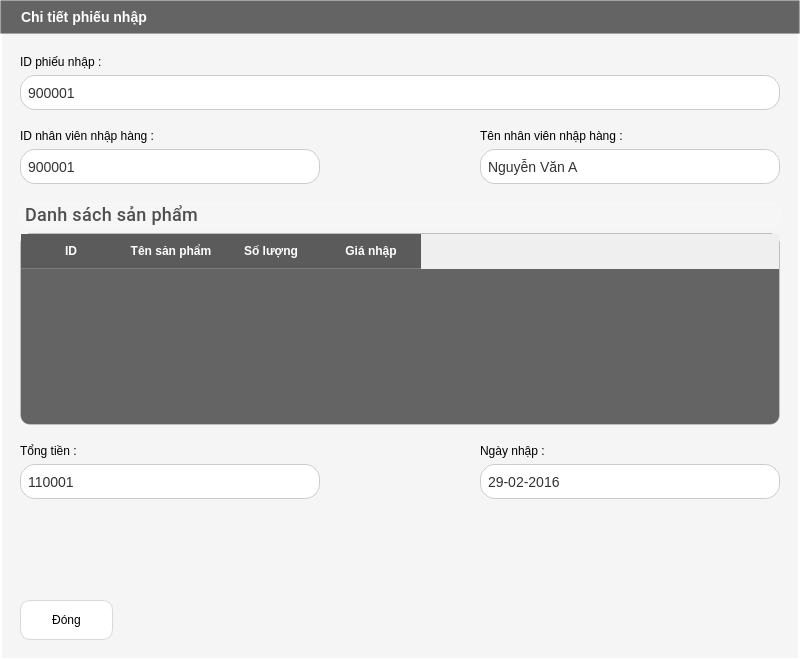
<?xml version="1.0" encoding="UTF-8"?>
<ui version="4.0">
 <class>Form</class>
 <widget class="QWidget" name="Form">
  <property name="geometry">
   <rect>
    <x>0</x>
    <y>0</y>
    <width>800</width>
    <height>660</height>
   </rect>
  </property>
  <property name="tabletTracking">
   <bool>false</bool>
  </property>
  <property name="contextMenuPolicy">
   <enum>Qt::DefaultContextMenu</enum>
  </property>
  <property name="windowTitle">
   <string comment=" ">Form</string>
  </property>
  <property name="styleSheet">
   <string notr="true">#Form {
background: #F5F5F5;
border-bottom-radius : 10px;
border : 2px solid white ;
}</string>
  </property>
  <layout class="QGridLayout" name="gridLayout">
   <property name="leftMargin">
    <number>0</number>
   </property>
   <property name="topMargin">
    <number>0</number>
   </property>
   <property name="rightMargin">
    <number>0</number>
   </property>
   <property name="bottomMargin">
    <number>0</number>
   </property>
   <item row="0" column="0">
    <widget class="QLabel" name="label">
     <property name="styleSheet">
      <string notr="true">QLabel {
    background-color:  rgba(40, 40, 40, 180); /* Nền xanh trong suốt */
    color: white;
    font-weight: bold;
    font-size: 14px;

    padding: 8px 16px;
    
    /* Viền sáng */
    border: 1.5px solid rgba(255, 255, 255, 0.4);
    
    /* Đổ bóng - QSS hỗ trợ giới hạn */
    border-style: outset;
    border-width: 1px;
    
    /* Gradient xanh */
}

</string>
     </property>
     <property name="text">
      <string>Chi tiết phiếu nhập</string>
     </property>
     <property name="margin">
      <number>12</number>
     </property>
    </widget>
   </item>
   <item row="1" column="0">
    <layout class="QVBoxLayout" name="verticalLayout_9">
     <property name="leftMargin">
      <number>20</number>
     </property>
     <property name="topMargin">
      <number>15</number>
     </property>
     <property name="rightMargin">
      <number>20</number>
     </property>
     <property name="bottomMargin">
      <number>20</number>
     </property>
     <item>
      <layout class="QVBoxLayout" name="verticalLayout_8">
       <item>
        <layout class="QVBoxLayout" name="verticalLayout">
         <item>
          <widget class="QLabel" name="label_2">
           <property name="font">
            <font>
             <pointsize>9</pointsize>
            </font>
           </property>
           <property name="text">
            <string>ID phiếu nhập : </string>
           </property>
          </widget>
         </item>
         <item>
          <widget class="QLineEdit" name="lineEdit">
           <property name="minimumSize">
            <size>
             <width>715</width>
             <height>35</height>
            </size>
           </property>
           <property name="tabletTracking">
            <bool>true</bool>
           </property>
           <property name="styleSheet">
            <string notr="true">QLineEdit {
    background-color: #ffffff; /* Màu nền trắng */
    border: 1px solid #cccccc; /* Viền xám nhạt */
    border-radius: 15px; /* Bo góc */
    padding: 5px; /* Khoảng cách bên trong */
    font-size: 14px;
    color: #333333;
}

/* Hiệu ứng khi ô nhập liệu được chọn */
QLineEdit:focus {
    border: 1px solid #4a90e2; /* Viền xanh khi focus */
    background-color: #e6f0fa; /* Nền xanh nhạt khi focus */
}</string>
           </property>
           <property name="text">
            <string>900001</string>
           </property>
          </widget>
         </item>
        </layout>
       </item>
       <item>
        <spacer name="verticalSpacer_2">
         <property name="orientation">
          <enum>Qt::Vertical</enum>
         </property>
         <property name="sizeHint" stdset="0">
          <size>
           <width>20</width>
           <height>13</height>
          </size>
         </property>
        </spacer>
       </item>
       <item>
        <layout class="QHBoxLayout" name="horizontalLayout">
         <item>
          <layout class="QVBoxLayout" name="verticalLayout_2">
           <item>
            <widget class="QLabel" name="label_3">
             <property name="font">
              <font>
               <pointsize>9</pointsize>
              </font>
             </property>
             <property name="text">
              <string>ID nhân viên nhập hàng : </string>
             </property>
            </widget>
           </item>
           <item>
            <widget class="QLineEdit" name="lineEdit_2">
             <property name="minimumSize">
              <size>
               <width>300</width>
               <height>35</height>
              </size>
             </property>
             <property name="tabletTracking">
              <bool>true</bool>
             </property>
             <property name="styleSheet">
              <string notr="true">QLineEdit {
    background-color: #ffffff; /* Màu nền trắng */
    border: 1px solid #cccccc; /* Viền xám nhạt */
    border-radius: 15px; /* Bo góc */
    padding: 5px; /* Khoảng cách bên trong */
    font-size: 14px;
    color: #333333;
}

/* Hiệu ứng khi ô nhập liệu được chọn */
QLineEdit:focus {
    border: 1px solid #4a90e2; /* Viền xanh khi focus */
    background-color: #e6f0fa; /* Nền xanh nhạt khi focus */
}</string>
             </property>
             <property name="text">
              <string>900001</string>
             </property>
            </widget>
           </item>
          </layout>
         </item>
         <item>
          <spacer name="horizontalSpacer">
           <property name="orientation">
            <enum>Qt::Horizontal</enum>
           </property>
           <property name="sizeHint" stdset="0">
            <size>
             <width>88</width>
             <height>20</height>
            </size>
           </property>
          </spacer>
         </item>
         <item>
          <layout class="QVBoxLayout" name="verticalLayout_3">
           <item>
            <widget class="QLabel" name="label_4">
             <property name="font">
              <font>
               <pointsize>9</pointsize>
              </font>
             </property>
             <property name="text">
              <string>Tên nhân viên nhập hàng : </string>
             </property>
            </widget>
           </item>
           <item>
            <widget class="QLineEdit" name="lineEdit_3">
             <property name="minimumSize">
              <size>
               <width>300</width>
               <height>35</height>
              </size>
             </property>
             <property name="tabletTracking">
              <bool>true</bool>
             </property>
             <property name="styleSheet">
              <string notr="true">QLineEdit {
    background-color: #ffffff; /* Màu nền trắng */
    border: 1px solid #cccccc; /* Viền xám nhạt */
    border-radius: 15px; /* Bo góc */
    padding: 5px; /* Khoảng cách bên trong */
    font-size: 14px;
    color: #333333;
}

/* Hiệu ứng khi ô nhập liệu được chọn */
QLineEdit:focus {
    border: 1px solid #4a90e2; /* Viền xanh khi focus */
    background-color: #e6f0fa; /* Nền xanh nhạt khi focus */
}</string>
             </property>
             <property name="text">
              <string>Nguyễn Văn A</string>
             </property>
            </widget>
           </item>
          </layout>
         </item>
        </layout>
       </item>
       <item>
        <spacer name="verticalSpacer_3">
         <property name="orientation">
          <enum>Qt::Vertical</enum>
         </property>
         <property name="sizeHint" stdset="0">
          <size>
           <width>20</width>
           <height>13</height>
          </size>
         </property>
        </spacer>
       </item>
       <item>
        <widget class="QLabel" name="label_7">
         <property name="font">
          <font>
           <family>Segoe UI,Roboto,sans-serif</family>
           <pointsize>-1</pointsize>
           <weight>62</weight>
           <bold>true</bold>
          </font>
         </property>
         <property name="styleSheet">
          <string notr="true">QLabel {
    color: rgba(50, 50, 50, 0.85); /* Màu chữ đậm nhưng hơi trong suốt */
    font-family: &quot;Segoe UI&quot;, &quot;Roboto&quot;, sans-serif; /* Font hiện đại */
    font-weight: 500; /* Độ đậm vừa phải */
    font-size: 18px; /* Kích thước phù hợp */

    letter-spacing: 0.3px; /* Tăng khoảng cách chữ nhẹ */
    
    text-align: center;
    background-color: rgba(255, 255, 255, 0.1); /* Nền trắng trong suốt */
    border-radius: 6px; /* Bo góc */
    backdrop-filter: blur(5px); /* Hiệu ứng blur đặc trưng của glassmorphism */
    box-shadow: 0 2px 8px rgba(0, 0, 0, 0.07); /* Đổ bóng tinh tế */
    border: 1px solid rgba(255, 255, 255, 0.18); /* Viền trắng trong suốt */
}
</string>
         </property>
         <property name="text">
          <string>Danh sách sản phẩm</string>
         </property>
         <property name="margin">
          <number>12</number>
         </property>
        </widget>
       </item>
       <item>
        <widget class="QTableWidget" name="tableWidget">
         <property name="minimumSize">
          <size>
           <width>715</width>
           <height>191</height>
          </size>
         </property>
         <property name="styleSheet">
          <string notr="true">/* Tổng thể bảng với phong cách Glassmorphism */
QTableWidget {
    background-color:  rgba(40, 40, 40, 180); /* Nền đen mờ, tăng độ trong suốt */
    border: 1px solid rgba(255, 255, 255, 0.2); /* Viền trắng mờ nhẹ */
    border-radius: 10px; /* Bo góc mềm mại */
    color: #ffffff; /* Chữ trắng để nổi bật */
    font-family: &quot;Arial&quot;, sans-serif;
    font-size: 14px;
	gridline-color: transparent;
}

/* Tiêu đề cột (header) */
QHeaderView::section {
    background-color: rgba(30, 30, 30, 180);
 /* Nền header đen mờ hơn một chút */
    color: #ffffff;
    padding: 8px;
    border: none;
    border-bottom: 1px solid rgba(255, 255, 255, 0.2);
    font-weight: bold;
}

/* Hiệu ứng hover cho tiêu đề */
QHeaderView::section:hover {
    background-color: rgba(0, 0, 0, 0.6); /* Sáng nhẹ khi hover */
    transition: background-color 0.3s ease; /* Hiệu ứng chuyển màu mượt */
}

/* Các ô trong bảng */
QTableWidget::item {
    padding: 8px;
    border: none;
    background-color: transparent;
}

/* Hiệu ứng khi chọn ô */
QTableWidget::item:selected {
    background-color: rgba(66, 165, 245, 0.4); /* Màu xanh dương mờ khi chọn */
    color: #ffffff;
}

/* Hiệu ứng hover cho ô */
QTableWidget::item:hover {
    background-color: rgba(255, 255, 255, 0.1); /* Sáng nhẹ khi rê chuột */
    transition: background-color 0.3s ease; /* Chuyển màu mượt mà */
}

/* Thanh cuộn dọc */
QScrollBar:vertical {
    background: rgba(0, 0, 0, 0.3); /* Nền đen mờ hơn */
    width: 10px;
    margin: 0px;
    border-radius: 5px;
}

QScrollBar::handle:vertical {
    background: linear-gradient(to bottom, rgba(66, 165, 245, 0.6), rgba(30, 136, 229, 0.6)); /* Gradient xanh dương mờ */
    border-radius: 5px;
}

QScrollBar::handle:vertical:hover {
    background: linear-gradient(to bottom, rgba(100, 181, 246, 0.7), rgba(66, 165, 245, 0.7)); /* Sáng hơn khi hover */
    transition: background 0.3s ease;
}

QScrollBar::add-line:vertical,
QScrollBar::sub-line:vertical {
    background: none;
}

QScrollBar::add-page:vertical,
QScrollBar::sub-page:vertical {
    background: none;
}

/* Thanh cuộn ngang */
QScrollBar:horizontal {
    background: rgba(0, 0, 0, 0.3); /* Nền đen mờ hơn */
    height: 10px;
    margin: 0px;
    border-radius: 5px;
}

QScrollBar::handle:horizontal {
    background: linear-gradient(to right, rgba(66, 165, 245, 0.6), rgba(30, 136, 229, 0.6)); /* Gradient xanh dương mờ */
    border-radius: 5px;
}

QScrollBar::handle:horizontal:hover {
    background: linear-gradient(to right, rgba(100, 181, 246, 0.7), rgba(66, 165, 245, 0.7)); /* Sáng hơn khi hover */
    transition: background 0.3s ease;
}

QScrollBar::add-line:horizontal,
QScrollBar::sub-line:horizontal {
    background: none;
}

QScrollBar::add-page:horizontal,
QScrollBar::sub-page:horizontal {
    background: none;
}</string>
         </property>
         <property name="showGrid">
          <bool>true</bool>
         </property>
         <attribute name="horizontalHeaderCascadingSectionResizes">
          <bool>false</bool>
         </attribute>
         <column>
          <property name="text">
           <string>ID</string>
          </property>
          <property name="font">
           <font>
            <weight>75</weight>
            <bold>true</bold>
           </font>
          </property>
         </column>
         <column>
          <property name="text">
           <string>Tên sản phẩm</string>
          </property>
          <property name="font">
           <font>
            <weight>75</weight>
            <bold>true</bold>
           </font>
          </property>
         </column>
         <column>
          <property name="text">
           <string>Số lượng</string>
          </property>
          <property name="font">
           <font>
            <weight>75</weight>
            <bold>true</bold>
           </font>
          </property>
         </column>
         <column>
          <property name="text">
           <string>Giá nhập</string>
          </property>
          <property name="font">
           <font>
            <weight>75</weight>
            <bold>true</bold>
           </font>
          </property>
         </column>
        </widget>
       </item>
       <item>
        <spacer name="verticalSpacer_5">
         <property name="orientation">
          <enum>Qt::Vertical</enum>
         </property>
         <property name="sizeHint" stdset="0">
          <size>
           <width>20</width>
           <height>13</height>
          </size>
         </property>
        </spacer>
       </item>
       <item>
        <layout class="QHBoxLayout" name="horizontalLayout_3">
         <item>
          <layout class="QVBoxLayout" name="verticalLayout_6">
           <item>
            <widget class="QLabel" name="label_8">
             <property name="font">
              <font>
               <pointsize>9</pointsize>
              </font>
             </property>
             <property name="text">
              <string>Tổng tiền : </string>
             </property>
            </widget>
           </item>
           <item>
            <widget class="QLineEdit" name="lineEdit_6">
             <property name="minimumSize">
              <size>
               <width>300</width>
               <height>35</height>
              </size>
             </property>
             <property name="tabletTracking">
              <bool>true</bool>
             </property>
             <property name="styleSheet">
              <string notr="true">QLineEdit {
    background-color: #ffffff; /* Màu nền trắng */
    border: 1px solid #cccccc; /* Viền xám nhạt */
    border-radius: 15px; /* Bo góc */
    padding: 5px; /* Khoảng cách bên trong */
    font-size: 14px;
    color: #333333;
}

/* Hiệu ứng khi ô nhập liệu được chọn */
QLineEdit:focus {
    border: 1px solid #4a90e2; /* Viền xanh khi focus */
    background-color: #e6f0fa; /* Nền xanh nhạt khi focus */
}</string>
             </property>
             <property name="text">
              <string>110001</string>
             </property>
            </widget>
           </item>
          </layout>
         </item>
         <item>
          <spacer name="horizontalSpacer_3">
           <property name="orientation">
            <enum>Qt::Horizontal</enum>
           </property>
           <property name="sizeHint" stdset="0">
            <size>
             <width>88</width>
             <height>20</height>
            </size>
           </property>
          </spacer>
         </item>
         <item>
          <layout class="QVBoxLayout" name="verticalLayout_7">
           <item>
            <widget class="QLabel" name="label_9">
             <property name="text">
              <string>Ngày nhập : </string>
             </property>
            </widget>
           </item>
           <item>
            <widget class="QLineEdit" name="lineEdit_7">
             <property name="minimumSize">
              <size>
               <width>300</width>
               <height>35</height>
              </size>
             </property>
             <property name="tabletTracking">
              <bool>true</bool>
             </property>
             <property name="styleSheet">
              <string notr="true">QLineEdit {
    background-color: #ffffff; /* Màu nền trắng */
    border: 1px solid #cccccc; /* Viền xám nhạt */
    border-radius: 15px; /* Bo góc */
    padding: 5px; /* Khoảng cách bên trong */
    font-size: 14px;
    color: #333333;
}

/* Hiệu ứng khi ô nhập liệu được chọn */
QLineEdit:focus {
    border: 1px solid #4a90e2; /* Viền xanh khi focus */
    background-color: #e6f0fa; /* Nền xanh nhạt khi focus */
}</string>
             </property>
             <property name="text">
              <string>29-02-2016</string>
             </property>
            </widget>
           </item>
          </layout>
         </item>
        </layout>
       </item>
      </layout>
     </item>
     <item>
      <spacer name="verticalSpacer">
       <property name="orientation">
        <enum>Qt::Vertical</enum>
       </property>
       <property name="sizeHint" stdset="0">
        <size>
         <width>20</width>
         <height>28</height>
        </size>
       </property>
      </spacer>
     </item>
     <item>
      <widget class="QPushButton" name="dong_btn">
       <property name="minimumSize">
        <size>
         <width>90</width>
         <height>40</height>
        </size>
       </property>
       <property name="maximumSize">
        <size>
         <width>93</width>
         <height>40</height>
        </size>
       </property>
       <property name="styleSheet">
        <string notr="true">#dong_btn {
    background-color: white;
    color: black;
    border: 1px solid #d9d9d9;
    font-family: Arial, sans-serif;
    font-size: 12px;
    border-radius: 10px;
    padding: 5px 15px; /* Khoảng cách trong nút */
}

/* Hover effect */
#dong_btn:hover {
    background-color: #f5f5f5;  /* Nhẹ hơn để tạo hiệu ứng phản hồi */
    border: 1px solid #a0a0a0;  /* Viền đậm hơn một chút khi hover */
    color: black;
}
</string>
       </property>
       <property name="text">
        <string>Đóng</string>
       </property>
      </widget>
     </item>
    </layout>
   </item>
  </layout>
 </widget>
 <resources/>
 <connections/>
</ui>
